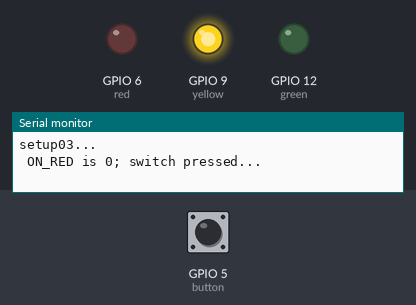
Recording of a sketch running on a simulated ESP32-S3. Parts: output pins drawn as LEDs (lit = HIGH), the last lines printed to the serial monitor. The inputs (shaded band) are chosen by the test bench; at power-on: GPIO 5 (button) HIGH.

Above: at 1.5 s.
At 4.0 s:
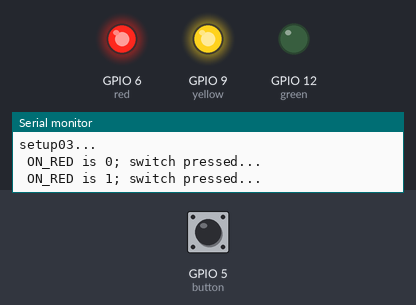
Timing chart, 0 to 5.8 s (numbered marks = the images above):
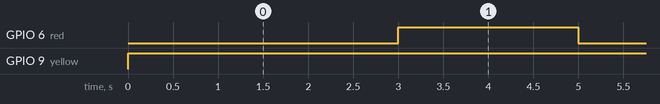

Measured:
- by itself, GPIO 6 (red): alternates HIGH for 2.0 s and LOW for 3.0 s
- by itself, GPIO 9 (yellow): LOW → HIGH at 0.00 s
- by itself, everything shown: repeats every 5.0 s, in 4 steps

The sketch:

hamish_traffic.ino
```cpp
const int red = 6; // LEDs are assigned to pins 6, 9 and 12
const int yellow = 9;
const int green = 12;
const int button = 5;
bool ON_RED = false;
void changeLights();

void setup() {                      // previous setups...
  Serial.println("\nsetup03..."); // debug printout
  // set up further GPIO pins with nice names for additional external LEDs
  pinMode(yellow, OUTPUT);
  pinMode(green, OUTPUT);
  pinMode(red, OUTPUT); // set up pin 6 as a digital output
  pinMode(button, INPUT_PULLUP); // pin 5: digital input, built-in pullup resistor

  digitalWrite(green, HIGH); // we start the traffic light sequence on green
}

void loop() {
  if (digitalRead(5) == HIGH) { // if the switch is LOW, ie. pushed down then
    Serial.printf(" ON_RED is %d; switch pressed...\n", ON_RED);
    changeLights();             // call this function to change the lights!
  }
}

void changeLights() {
  if(ON_RED) {
    // red and yellow on for 2 seconds (red is already on though)
    digitalWrite(yellow, HIGH);
    delay(2000);

    // turn off red and yellow, then turn on green
    digitalWrite(yellow, LOW);
    digitalWrite(red, LOW);
    digitalWrite(green, HIGH);
  } else {
    // green off, yellow on for 3 seconds
    digitalWrite(green, LOW);
    digitalWrite(yellow, HIGH);
    delay(3000);

    // turn off yellow, then turn red on for 5 seconds
    digitalWrite(yellow, LOW);
    digitalWrite(red, HIGH);
  }

  ON_RED = ! ON_RED;
}
```
